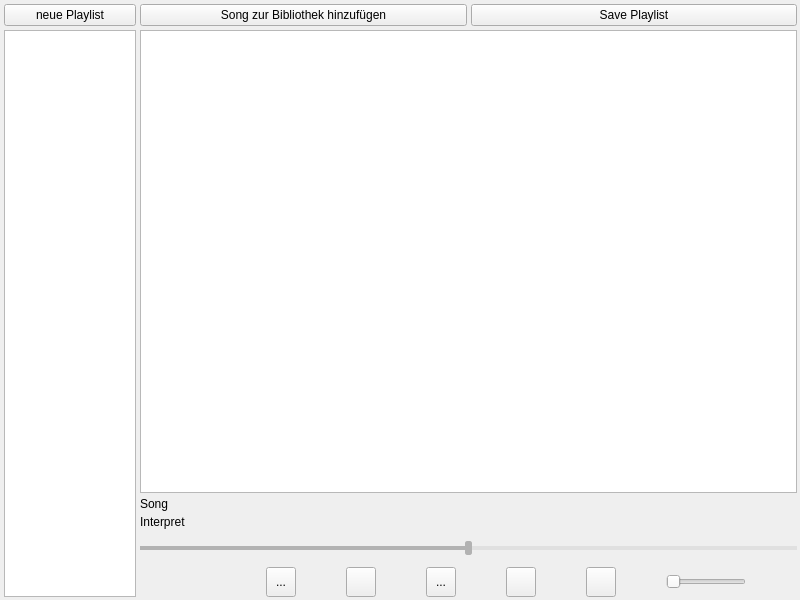
<?xml version="1.0" encoding="UTF-8"?>
<ui version="4.0">
 <class>MainWindow</class>
 <widget class="QMainWindow" name="MainWindow">
  <property name="geometry">
   <rect>
    <x>0</x>
    <y>0</y>
    <width>800</width>
    <height>600</height>
   </rect>
  </property>
  <property name="windowTitle">
   <string>MainWindow</string>
  </property>
  <widget class="QWidget" name="centralwidget">
   <property name="minimumSize">
    <size>
     <width>800</width>
     <height>600</height>
    </size>
   </property>
   <widget class="QWidget" name="horizontalLayoutWidget">
    <property name="geometry">
     <rect>
      <x>0</x>
      <y>0</y>
      <width>801</width>
      <height>601</height>
     </rect>
    </property>
    <layout class="QHBoxLayout" name="mainHorizontalLayout" stretch="1,5">
     <property name="spacing">
      <number>4</number>
     </property>
     <property name="leftMargin">
      <number>4</number>
     </property>
     <property name="topMargin">
      <number>4</number>
     </property>
     <property name="rightMargin">
      <number>4</number>
     </property>
     <property name="bottomMargin">
      <number>4</number>
     </property>
     <item>
      <layout class="QVBoxLayout" name="leftVerticalLayout">
       <property name="spacing">
        <number>4</number>
       </property>
       <item>
        <widget class="QPushButton" name="newPlaylist">
         <property name="text">
          <string>neue Playlist</string>
         </property>
        </widget>
       </item>
       <item>
        <widget class="QListWidget" name="playlists"/>
       </item>
      </layout>
     </item>
     <item>
      <layout class="QVBoxLayout" name="rightVerticalLayout">
       <property name="spacing">
        <number>4</number>
       </property>
       <item>
        <layout class="QVBoxLayout" name="verticalLayout_8">
         <property name="spacing">
          <number>4</number>
         </property>
         <item>
          <layout class="QHBoxLayout" name="horizontalLayout">
           <item>
            <widget class="QPushButton" name="selectDirButton">
             <property name="text">
              <string>Song zur Bibliothek hinzufügen</string>
             </property>
            </widget>
           </item>
           <item>
            <widget class="QPushButton" name="saveButton">
             <property name="sizePolicy">
              <sizepolicy hsizetype="Minimum" vsizetype="Fixed">
               <horstretch>0</horstretch>
               <verstretch>0</verstretch>
              </sizepolicy>
             </property>
             <property name="text">
              <string>Save Playlist</string>
             </property>
            </widget>
           </item>
          </layout>
         </item>
         <item>
          <widget class="QListWidget" name="songList"/>
         </item>
        </layout>
       </item>
       <item>
        <widget class="QLabel" name="songTitle">
         <property name="text">
          <string>Song</string>
         </property>
        </widget>
       </item>
       <item>
        <widget class="QLabel" name="songAuthor">
         <property name="text">
          <string>Interpret</string>
         </property>
        </widget>
       </item>
       <item>
        <widget class="QSlider" name="progressBar">
         <property name="styleSheet">
          <string notr="true">QSlider {
    height: 30px;
    height: 30px;
}

/* Groove: Slider Spur */
QSlider::groove {
    border: 1px solid #999999;
    background: #E0E0E0;
    height: 2px;
    border-radius: 4px;
}

/* Groove: Ding zum Sliden */
QSlider::handle {
    background: #B2B2B2;
    border: 1px solid #B2B2B2;
    width: 5px;
    height: 20px;
    margin: -6px 0;
    border-radius: 2px;
}

QSlider::handle:hover {
    background: #5B5C5D;
    border: 1px solid #5B5C5D;
}

/* Add-page: rechte Seite vom Slider */
QSlider::add-page {
    background: #E0E0E0;
    border-radius: 4px;
}

/* Add-page: linke Seite vom Slider */
QSlider::sub-page {
    background: #B2B2B2;
    border-radius: 4px;
}
</string>
         </property>
         <property name="maximum">
          <number>100</number>
         </property>
         <property name="sliderPosition">
          <number>50</number>
         </property>
         <property name="orientation">
          <enum>Qt::Orientation::Horizontal</enum>
         </property>
        </widget>
       </item>
       <item>
        <layout class="QHBoxLayout" name="buttonsHorizontalLayout">
         <property name="spacing">
          <number>4</number>
         </property>
         <property name="sizeConstraint">
          <enum>QLayout::SizeConstraint::SetDefaultConstraint</enum>
         </property>
         <item>
          <spacer name="horizontalSpacer">
           <property name="orientation">
            <enum>Qt::Orientation::Horizontal</enum>
           </property>
           <property name="sizeType">
            <enum>QSizePolicy::Policy::Maximum</enum>
           </property>
           <property name="sizeHint" stdset="0">
            <size>
             <width>80</width>
             <height>30</height>
            </size>
           </property>
          </spacer>
         </item>
         <item>
          <widget class="QToolButton" name="shuffleButton">
           <property name="sizePolicy">
            <sizepolicy hsizetype="Expanding" vsizetype="Minimum">
             <horstretch>0</horstretch>
             <verstretch>0</verstretch>
            </sizepolicy>
           </property>
           <property name="maximumSize">
            <size>
             <width>30</width>
             <height>30</height>
            </size>
           </property>
           <property name="text">
            <string>...</string>
           </property>
          </widget>
         </item>
         <item>
          <widget class="QToolButton" name="prevButton">
           <property name="sizePolicy">
            <sizepolicy hsizetype="Expanding" vsizetype="Maximum">
             <horstretch>0</horstretch>
             <verstretch>0</verstretch>
            </sizepolicy>
           </property>
           <property name="maximumSize">
            <size>
             <width>30</width>
             <height>30</height>
            </size>
           </property>
           <property name="styleSheet">
            <string notr="true">qproperty-icon: url(:/icons/backward.png);</string>
           </property>
           <property name="text">
            <string/>
           </property>
          </widget>
         </item>
         <item>
          <widget class="QToolButton" name="pauseButton">
           <property name="sizePolicy">
            <sizepolicy hsizetype="Expanding" vsizetype="Maximum">
             <horstretch>0</horstretch>
             <verstretch>0</verstretch>
            </sizepolicy>
           </property>
           <property name="maximumSize">
            <size>
             <width>30</width>
             <height>30</height>
            </size>
           </property>
           <property name="styleSheet">
            <string notr="true"/>
           </property>
           <property name="text">
            <string>...</string>
           </property>
          </widget>
         </item>
         <item>
          <widget class="QToolButton" name="nextButton">
           <property name="sizePolicy">
            <sizepolicy hsizetype="Expanding" vsizetype="Maximum">
             <horstretch>0</horstretch>
             <verstretch>0</verstretch>
            </sizepolicy>
           </property>
           <property name="maximumSize">
            <size>
             <width>30</width>
             <height>30</height>
            </size>
           </property>
           <property name="styleSheet">
            <string notr="true">qproperty-icon: url(:/icons/forward.png);</string>
           </property>
           <property name="text">
            <string/>
           </property>
          </widget>
         </item>
         <item>
          <widget class="QToolButton" name="loopSongBtn">
           <property name="sizePolicy">
            <sizepolicy hsizetype="Expanding" vsizetype="Maximum">
             <horstretch>0</horstretch>
             <verstretch>0</verstretch>
            </sizepolicy>
           </property>
           <property name="maximumSize">
            <size>
             <width>30</width>
             <height>30</height>
            </size>
           </property>
           <property name="text">
            <string/>
           </property>
          </widget>
         </item>
         <item>
          <widget class="QSlider" name="volumeSlider">
           <property name="maximumSize">
            <size>
             <width>80</width>
             <height>30</height>
            </size>
           </property>
           <property name="orientation">
            <enum>Qt::Orientation::Horizontal</enum>
           </property>
          </widget>
         </item>
        </layout>
       </item>
      </layout>
     </item>
    </layout>
   </widget>
  </widget>
 </widget>
 <resources/>
 <connections/>
</ui>
